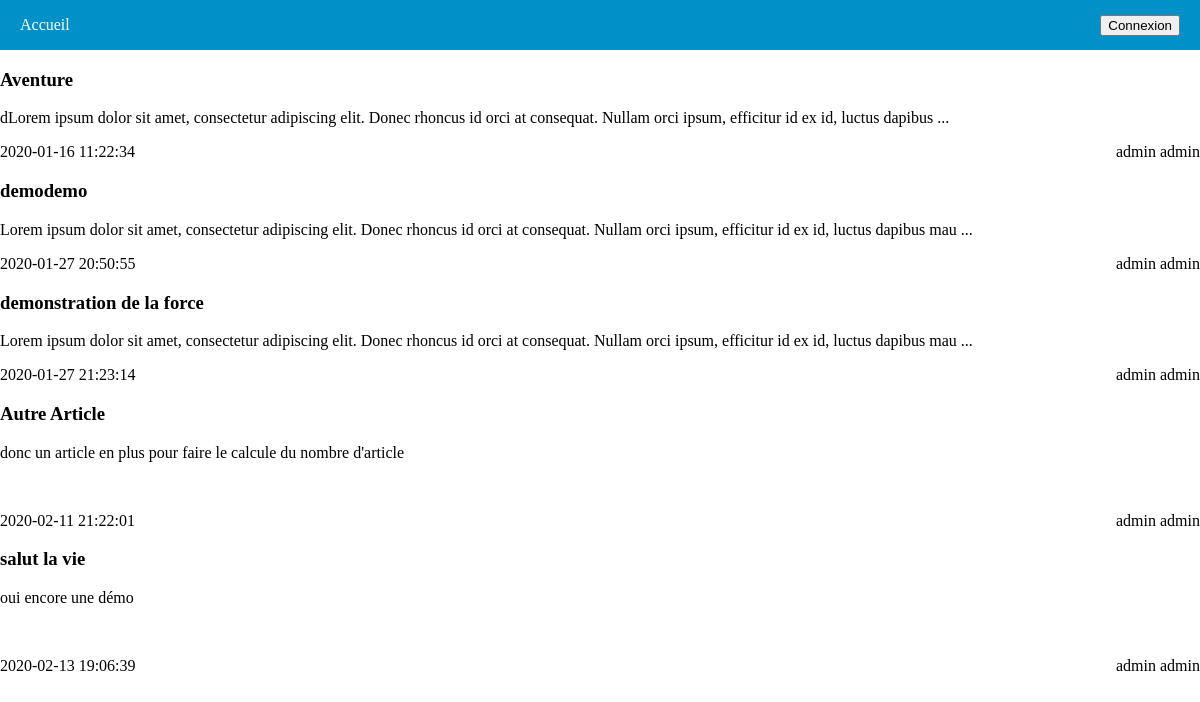
The page / on the database its author committed.
### tables this page shows
CREATE TABLE IF NOT EXISTS `articles` (
  `id` int(11) NOT NULL AUTO_INCREMENT,
  `title` varchar(45) DEFAULT NULL,
  `content` text,
  `date` datetime DEFAULT NULL,
  `slug` varchar(100) DEFAULT NULL,
  `onligne` tinyint(4) DEFAULT NULL,
  `autor` int(11) NOT NULL,
  PRIMARY KEY (`id`),
  KEY `fk_articles_users_idx` (`autor`)
);

CREATE TABLE IF NOT EXISTS `users` (
  `id` int(11) NOT NULL AUTO_INCREMENT,
  `firstname` varchar(45) NOT NULL,
  `lastname` varchar(45) NOT NULL,
  `login` varchar(45) NOT NULL,
  `password` varchar(45) NOT NULL,
  `email` varchar(100) NOT NULL,
  `rang` int(11) NOT NULL,
  PRIMARY KEY (`id`),
  KEY `fk_users_rangs1_idx` (`rang`)
);

### controllers/BaseController.php (called while the page is built, shortened)
<?php
class BaseController
{
    public function template($view,$tab = null,$titlePage = null)
    {
        include($view);
        $content = ob_get_clean();
        require_once('views/template.php');
    }
}

### controllers/ControllerAccueil.php (called while the page is built, shortened)
<?php
class ControllerAccueil extends BaseController
{
    public function accueil()
    {
        $articles = $this->_articleManager->getAllArticles();
        $titlePage = 'Accueil';
        $this->template('views/viewAccueil.php',$articles,$titlePage);
    }
}

### index.php (called while the page is built, shortened)
<?php
require_once('models/Environement.php');
$env = Environement::get();
require_once('Router.php');
$router = new Router();
$router->findRoute($_SERVER['REQUEST_URI']);

### models/ArticleManager.php (called while the page is built, shortened)
<?php
class ArticleManager extends Model
{
    function getAllArticles()
    {
        $bdd = $this->getBdd();
        $req = $bdd->prepare('SELECT articles.id, articles.title, articles.content, articles.date, articles.onligne, articles.slug, articles.autor, users.lastname, users.firstname
        FROM articles
        JOIN users
        ON articles.autor = users.id');
        $req->execute();
        return $req->fetchAll(PDO::FETCH_CLASS,'Article');
    }
    function shortText($content,$maxChar = 450){
        if(strlen($content) > $maxChar){
            return $newContent = substr($content,0,$maxChar).' ...';
        }else{
            return $content;
        }
    }
}

### models/Article.php (called while the page is built, shortened)
<?php
class Article{
    private $title;
    private $content;
    private $date;
    private $slug;
    private $lastname;
    private $firstname;
    public function getTitle(){
        return $this->title;
    }
    public function getDate(){
        return $this->date;
    }
    public function getSlug(){
        return $this->slug;
    }
    public function getFirstName(){
        return $this->firstname;
    }
    public function getLastName(){
        return $this->lastname;
    }
    public function getLitleContent()
    {
        $articleManager = new ArticleManager();
        return $articleManager->shortText($this->content,150);
    }
}

### models/Route.php (called while the page is built, shortened)
<?php
class Route{
    public function __construct($route)
    {
        $this->method = $route->method;
        $this->route = $route->route;
        $this->param= $route->param;
    }
}

### models/Environement.php (called while the page is built)
<?php
class Environement
{
    public static function get()
    {
        return json_decode(file_get_contents('environement.dev.json'));
    }
}

### views/viewAccueil.php (the view)
<div class="list_Article_Accueil">
    <?php
    foreach($tab as $article):
    ?>
    <article>
        <h3><?= $article->getTitle(); ?></h3>
        <p><?= $article->getLitleContent(); ?>
            <a href="Article/<?= $article->getSlug() ?>">En lire plus.</a>
        </p>
        <div class='infoArticle flex'>
            <div class="dateArticle"><?= $article->getDate(); ?></div>
            <div class="autorArticle"><?= $article->getFirstName().' '.$article->getLastName(); ?></div>
        </div>
    </article>
    <?php
    endforeach;
    ?>
</div>

### Router.php
<?php
class Router
{
    private $_userManager;
    public $listRoute = [];
    public $_matches = [];
    public function __construct()
    {
        $this->_userManager = new UserManager();
        $jsons = json_decode(file_get_contents($this->selectDataRoute()));
        foreach($jsons as $json){
            $this->listRoute[] = new Route($json);
        }
    }
    public function findRoute($url)
    {
        global $env;
        $url = str_replace($env->basepath,'',$url);
        $matchRoute = array_filter($this->listRoute,function($cel) use($url){
            if($cel->param != '')
            {
                switch($_SERVER['REQUEST_METHOD'])
                {
                    case 'GET':
                    case 'DELETE':
                    $path = preg_replace('#{[a-zA-Z]+}#','([a-zA-Z0-9\-]+)',$cel->route);
                    if(preg_match("#^$path$#",$url,$matches))
                    {
                        $cel->route = $matches[0];
                        unset($matches[0]);
                        $paramRoute = explode(',',$cel->param);
                        foreach ($matches as $match)
                        {
                            $tabMatches[] = $match;
                        }
                        for($i=0; $i<sizeof($paramRoute);$i++)
                        {
                            $this->_matches[$paramRoute[$i]] = $tabMatches[$i];
                        }
                    };
                break;
                case 'POST':
                case 'PUT':
                    $this->_matches = $_POST;
                break;
                }
            }
            return $cel->route == $url && $_SERVER['REQUEST_METHOD'] == $cel->method;
        });
        foreach ($matchRoute as $match){
            $route = new Route($match);
        }
        if(count($matchRoute) != 1){
            throw new NoRouteFoundException();
        }else{
            $controller = new $route->controller();
            if(empty($this->_matches)){
                $controller->{$route->action}();
            }else{
                $controller->{$route->action}($this->_matches);
            }
        }
    }
    private function selectDataRoute(){
        if($this->_userManager->isConnect()){
            switch($this->_userManager->getRang((int) $_SESSION['auth'])){
                case 'admin':
                    $routeInfo = 'routingAdmin.json';
                break;
                case 'subscriber':
                    $routeInfo = 'routingSubscriber.json';
                break;
                default:
                    $routeInfo = 'routing.json';
                break;
            }
        }else{
            $routeInfo = 'routing.json';
        }
        return $routeInfo;
    }
}

### views/template.php (shortened to what this page needs)
<!DOCTYPE html>
<html lang="fr">
<head>
    <link rel="stylesheet" href="<?= CSS ?>style.css">
</head>
<body>
    <header>
        <?php include('template/menuNavigation.php'); ?>
    </header>
    <main class="body">
        <?= $content ?>
    </main>
</body>
</html>

### views/template/menuNavigation.php
<nav class="flex-3">
    <ul class='flex'>
        <li>
            <a href="<?= ROOT ?>">Accueil</a>
        </li>
    </ul>
</nav>
<nav class='flex-3'>
    <ul class='flex flex-right'>
        <?php if(isset($_SESSION['auth'])){
            if($_SESSION['rang'] === 'admin'):
            ?>
            <li>
                <a href="<?= ROOT ?>/Administration/administrationAccueil" >Administration</a>
            </li>
            <?php endif; ?>
            <li>
                <a href="<?= ROOT ?>/Authentification/logout" >Déconnnexion</a>
            </li>
        <?php }else{?>
            <li>
                <button id="connexionBtn">Connexion</button>
            </li>
        <?php } ?>
    </ul>
</nav>

### public/css/style.css (style rules this page uses)
body,html { margin: 0; padding: 0; }
ul { list-style: none; padding: 0; }
a { text-decoration: none; }
.infoArticle { justify-content: space-between; }
.flex { display: flex; }
.flex-right { justify-content: flex-end; padding: 0 20px; }
.flex-3 { flex: 3; }
main { position: absolute; top: 50px; width: 100%; }
header { display: flex; position: fixed; top: 0; width: 100%; height: 50px; justify-content: space-between; align-items: center; padding: 0 10px; color: white; background-color: #0191C8; z-index: 100; }
header ul li { margin: 0 10px; }
a { color: white; }
.list_Article_Accueil { padding:0; }

### rows shown on the page
articles: title "Aventure", content "dLorem ipsum dolor sit amet, consectetur adipiscing elit. Donec rhoncus id orci at consequat. Nullam orci ipsum, efficitur id ex id, luctus dapibus ...", date "2020-01-16 11:22:34", autor.firstname "admin", autor.lastname "admin"
articles: title "demodemo", content "Lorem ipsum dolor sit amet, consectetur adipiscing elit. Donec rhoncus id orci at consequat. Nullam orci ipsum, efficitur id ex id, luctus dapibus mau ...", date "2020-01-27 20:50:55", autor.firstname "admin", autor.lastname "admin"
articles: title "demonstration de la force", content "Lorem ipsum dolor sit amet, consectetur adipiscing elit. Donec rhoncus id orci at consequat. Nullam orci ipsum, efficitur id ex id, luctus dapibus mau ...", date "2020-01-27 21:23:14", autor.firstname "admin", autor.lastname "admin"
articles: title "Autre Article", content "donc un article en plus pour faire le calcule du nombre d'article", date "2020-02-11 21:22:01", autor.firstname "admin", autor.lastname "admin"
articles: title "salut la vie", content "oui encore une démo", date "2020-02-13 19:06:39", autor.firstname "admin", autor.lastname "admin"
